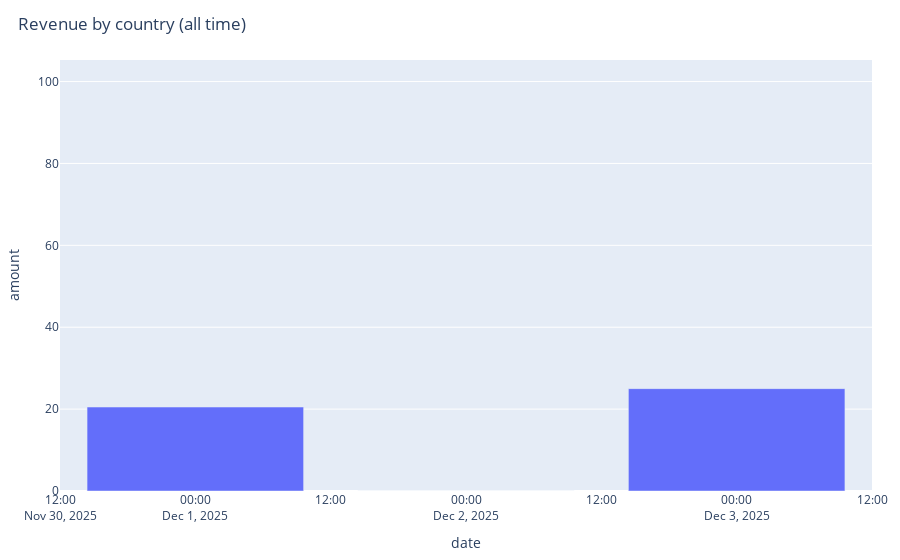

The notebook cell this image was saved under:
### Code cell
#Date per amount shart
rev = df.groupby("date", dropna=False)["amount"].sum().reset_index()
fig = bar_sorted(rev, "date", "amount", "Revenue by country (all time)")
fig

### Figure 1 — Plotly figure (JSON) as saved in the notebook; plotly's stock layout.template omitted (floating-point values rounded to 4 significant figures)
{"data": [{"alignmentgroup": "True", "hovertemplate": "date=%{x}<br>amount=%{y}<extra></extra>", "legendgroup": "", "marker": {"color": "#636efa", "pattern": {"shape": ""}}, "name": "", "offsetgroup": "", "orientation": "v", "showlegend": false, "textposition": "auto", "type": "bar", "x": [null, "2025-12-03", "2025-12-01", "2025-12-02"], "xaxis": "x", "y": [100, 25, 20.5, 0], "yaxis": "y"}], "layout": {"barmode": "relative", "legend": {"tracegroupgap": 0}, "margin": {"b": 60, "l": 60, "r": 20, "t": 60}, "title": {"text": "Revenue by country (all time)", "x": 0.02}, "xaxis": {"anchor": "y", "domain": [0, 1], "title": {"text": "date"}}, "yaxis": {"anchor": "x", "domain": [0, 1], "title": {"text": "amount"}}}}
